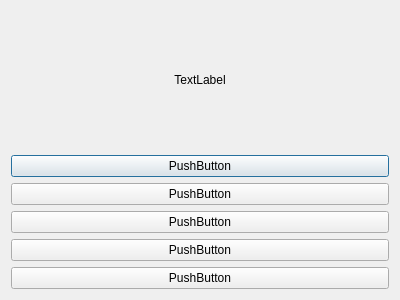
<?xml version="1.0" encoding="UTF-8"?>
<ui version="4.0">
 <class>button</class>
 <widget class="QDialog" name="button">
  <property name="geometry">
   <rect>
    <x>0</x>
    <y>0</y>
    <width>400</width>
    <height>300</height>
   </rect>
  </property>
  <property name="windowTitle">
   <string>Dialog</string>
  </property>
  <layout class="QVBoxLayout" name="verticalLayout_2">
   <item>
    <widget class="QLabel" name="label">
     <property name="text">
      <string>TextLabel</string>
     </property>
     <property name="alignment">
      <set>Qt::AlignCenter</set>
     </property>
    </widget>
   </item>
   <item>
    <layout class="QHBoxLayout" name="horizontalLayout">
     <item>
      <layout class="QVBoxLayout" name="verticalLayout">
       <item>
        <widget class="QPushButton" name="ans1">
         <property name="text">
          <string>PushButton</string>
         </property>
        </widget>
       </item>
       <item>
        <widget class="QPushButton" name="ans2">
         <property name="text">
          <string>PushButton</string>
         </property>
        </widget>
       </item>
       <item>
        <widget class="QPushButton" name="ans3">
         <property name="text">
          <string>PushButton</string>
         </property>
        </widget>
       </item>
       <item>
        <widget class="QPushButton" name="ans4">
         <property name="text">
          <string>PushButton</string>
         </property>
        </widget>
       </item>
       <item>
        <widget class="QPushButton" name="ans5">
         <property name="text">
          <string>PushButton</string>
         </property>
        </widget>
       </item>
      </layout>
     </item>
    </layout>
   </item>
  </layout>
 </widget>
 <resources/>
 <connections/>
</ui>
